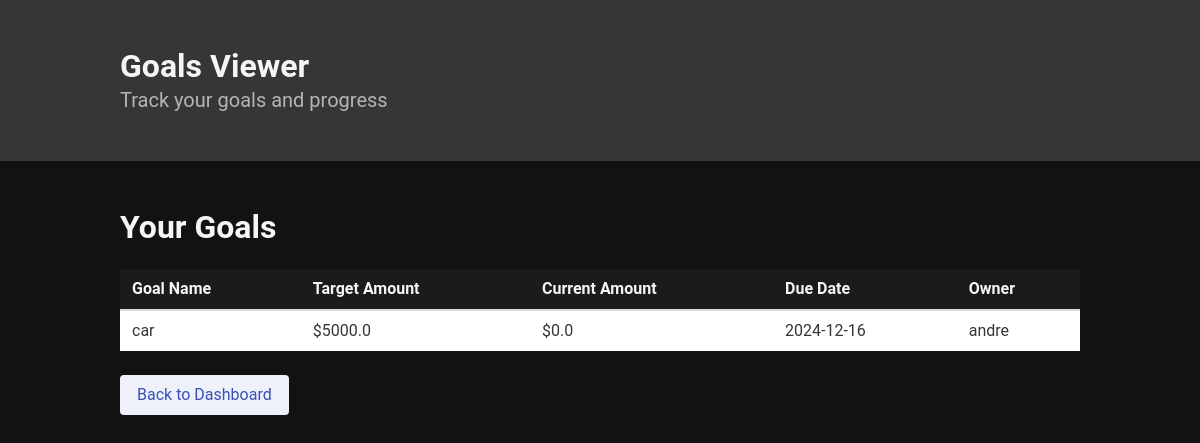
Page /goals_viewer (signed in) on the committed database.
### app.py (models this page shows)
class Goal(db.Model):
    id = db.Column(db.Integer, primary_key=True)
    goal_name = db.Column(db.String(50), nullable=False)
    target_amount = db.Column(db.Float, nullable=False)
    current_amount = db.Column(db.Float, default=0.0)
    due_date = db.Column(db.Date, nullable=False)
    user_id = db.Column(db.Integer, db.ForeignKey('user.id'), nullable=False)

class User(db.Model):
    id = db.Column(db.Integer, primary_key=True)
    username = db.Column(db.String(50), unique=True, nullable=False)
    email = db.Column(db.String(120), unique=True, nullable=False)
    password = db.Column(db.String(60), nullable=False)
    transactions = db.relationship('Transaction', backref='owner', lazy=True)
    goals = db.relationship('Goal', backref='owner', lazy=True)

### app.py (the view)
@app.route('/goals_viewer')
def goals_viewer():
    if 'user_id' not in session:
        flash('Please log in to access this page.', 'danger')
        return redirect(url_for('login'))
    try:
        results = db.session.query(
            Goal.id.label('goal_id'),
            Goal.goal_name,
            Goal.target_amount,
            Goal.current_amount,
            Goal.due_date,
            User.username.label('owner_name')
        ).join(User, Goal.user_id == User.id).filter(
            User.id == session['user_id']
        ).order_by(Goal.due_date.asc()).all()
        goals_data = [
            {
                "goal_id": row.goal_id,
                "goal_name": row.goal_name,
                "target_amount": row.target_amount,
                "current_amount": row.current_amount,
                "due_date": row.due_date.strftime('%Y-%m-%d'),
                "owner_name": row.owner_name
            }
            for row in results
        ]
        return render_template('goals_viewer.html', goals=goals_data)
    except Exception as e:
        flash(f"An error occurred: {str(e)}", "danger")
        return redirect(url_for('dashboard'))

### templates/goals_viewer.html (shortened to what this page needs)
<!DOCTYPE html>
<html lang="en">
<head>
    <link rel="stylesheet" href="https://cdnjs.cloudflare.com/ajax/libs/bulma/0.9.4/css/bulma.min.css">
</head>
<body style="background-color: #121212; color: #ffffff; font-family: 'Roboto', sans-serif;">
    <section class="hero is-dark">
        <div class="hero-body">
            <div class="container">
                <h1 class="title has-text-light">Goals Viewer</h1>
                <h2 class="subtitle has-text-grey-light">Track your goals and progress</h2>
            </div>
        </div>
    </section>
    <section class="section">
        <div class="container">
            <h2 class="title has-text-light">Your Goals</h2>
            <table class="table is-fullwidth is-striped">
                <thead>
                    <tr style="background-color: #1b1b1b;">
                        <th class="has-text-light">Goal Name</th>
                        <th class="has-text-light">Target Amount</th>
                        <th class="has-text-light">Current Amount</th>
                        <th class="has-text-light">Due Date</th>
                        <th class="has-text-light">Owner</th>
                    </tr>
                </thead>
                <tbody>
                    {% for goal in goals %}
                    <tr style="background-color: white;">
                        <td>{{ goal.goal_name }}</td>
                        <td>${{ goal.target_amount }}</td>
                        <td>${{ goal.current_amount }}</td>
                        <td>{{ goal.due_date }}</td>
                        <td>{{ goal.owner_name }}</td>
                    </tr>
                    {% endfor %}
                </tbody>
            </table>
            <a href="/dashboard" class="button is-link is-light">Back to Dashboard</a>
        </div>
    </section>
</body>
</html>

### rows in the picture
Goal: goal_name "car", target_amount "5000.0", current_amount "0.0", due_date "2024-12-16", owner_name "andre"
